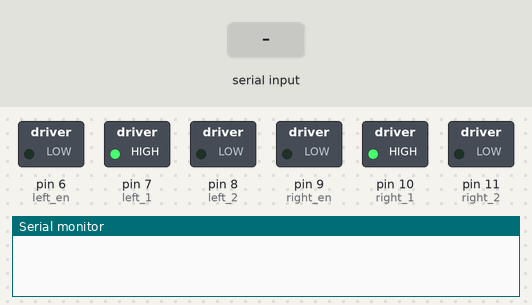
A sketch run on a simulated Arduino Uno, built with avr-gcc and run on an emulated ATmega328P. Parts: switched loads named in the sketch (green lamp = pin HIGH), the last lines printed to the serial monitor. Inputs (shaded band) come from the test bench.

Above: at 1.2 s.
1.3 s: "11\n" received over Serial
At 2.4 s:
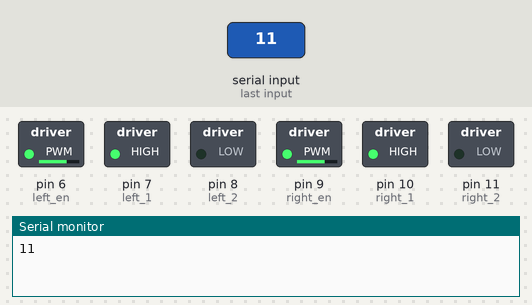
2.9 s: "01\n" received over Serial
At 3.6 s:
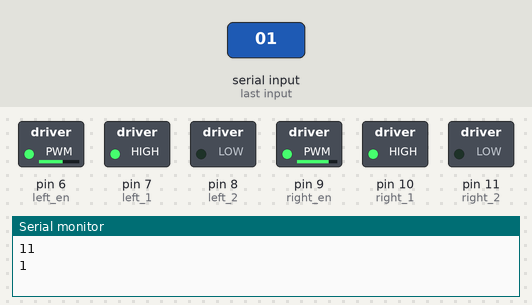
4.5 s: "90,45\n" received over Serial
At 4.9 s:
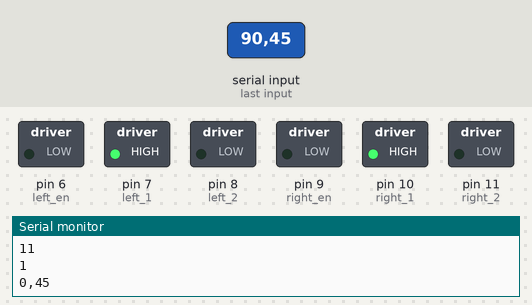
6.1 s: "10\n" received over Serial
At 7.2 s:
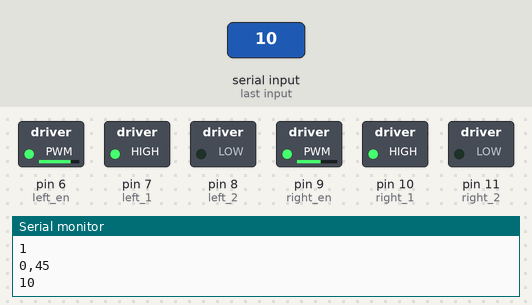
7.6 s: "30,150\n" received over Serial
At 8.4 s:
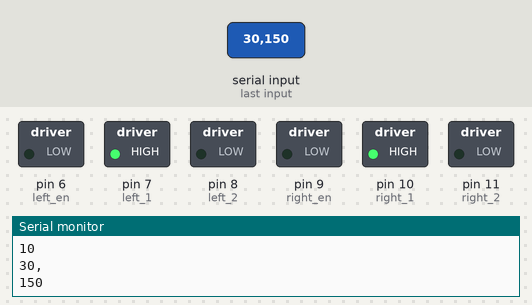
Timing chart, 0 to 10.1 s (numbered marks = the images above; inputs shaded):
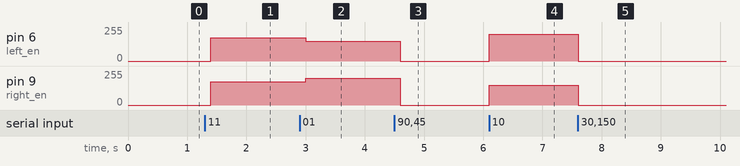

Measured:
- after the input at 1.3 s, pin 6 (left_en), pin 9 (right_en): 0/255 → 175/255 after 0.10 s
- after the input at 2.9 s, pin 6 (left_en): 175/255 → 150/255 after 0.10 s; pin 9 (right_en): 175/255 → 200/255 after 0.10 s
- after the input at 4.5 s, pin 6 (left_en): 150/255 → 0/255 after 0.10 s; pin 9 (right_en): 200/255 → 0/255 after 0.10 s
- after the input at 6.1 s, pin 6 (left_en): 0/255 → 200/255 at once; pin 9 (right_en): 0/255 → 150/255 at once
- after the input at 7.6 s, pin 6 (left_en): 200/255 → 0/255 at once; pin 9 (right_en): 150/255 → 0/255 at once

The sketch:

ArduinoDrive.ino
```cpp
String inputString = "";         // a string to hold incoming data
boolean stringComplete = false;  // whether the string is complete
int direction=00;
int counter=0;
int left_en=6;
int left_1=7;
int left_2=8;
int right_en=9;
int right_1=10;
int right_2=11;
int left_fast=200;
int left_slow=150;
int right_fast=200;
int right_slow=150;
int normal_speed=175;
void setup() {
  // initialize serial:
  Serial.begin(9600);
  // reserve 200 bytes for the inputString:
  inputString.reserve(20);


  pinMode(left_en, OUTPUT);  //left enable;6
  pinMode(left_1, OUTPUT);  //left1;7
  pinMode(left_2, OUTPUT);  //left2;8
  pinMode(right_en, OUTPUT);  //right enable;9
  pinMode(right_1, OUTPUT);  //10;;r
  pinMode(right_2, OUTPUT);  //11;;R
  analogWrite(left_en, 0);
  analogWrite(right_en, 0);
  digitalWrite(right_2, LOW);
  digitalWrite(left_2, LOW);
  digitalWrite(right_1, HIGH);
  digitalWrite(left_1, HIGH);

}

void loop() {
  // print the string when a newline arrives:
  if (stringComplete) {
    counter=0;

    Serial.println(inputString);
    // clear the string:


    direction=inputString.toInt();

    switch (direction) {
     case 11:{
  analogWrite(left_en, normal_speed);
  analogWrite(right_en, normal_speed);
      break;
    }
    case 10:{//left wheel should turn.
  analogWrite(left_en, left_fast);
  analogWrite(right_en, right_slow);
      break;
    }
    case 01:{//right wheel should turn.
  analogWrite(left_en, left_slow);
  analogWrite(right_en, right_fast);
      break;
    }
    case 00:{//error-stop!
  analogWrite(left_en, 0);
  analogWrite(right_en, 0);

      break;
    }
    default:{//error-stop!
  analogWrite(left_en, 0);
  analogWrite(right_en, 0);
      break;
    }

  }}
  delay(100);
  inputString = "";
  stringComplete = false;


}


/*
  SerialEvent occurs whenever a new data comes in the
 hardware serial RX.  This routine is run between each
 time loop() runs, so using delay inside loop can delay
 response.  Multiple bytes of data may be available.
 */
 void serialEvent() {
  while (Serial.available()) {
    // get the new byte:
    char inChar = (char)Serial.read();
    // add it to the inputString:
    inputString += inChar;
    // if the incoming character is a newline, set a flag
    // so the main loop can do something about it:
    counter++;
    if (counter == 2) {
     stringComplete = true;}
  }
}
```
